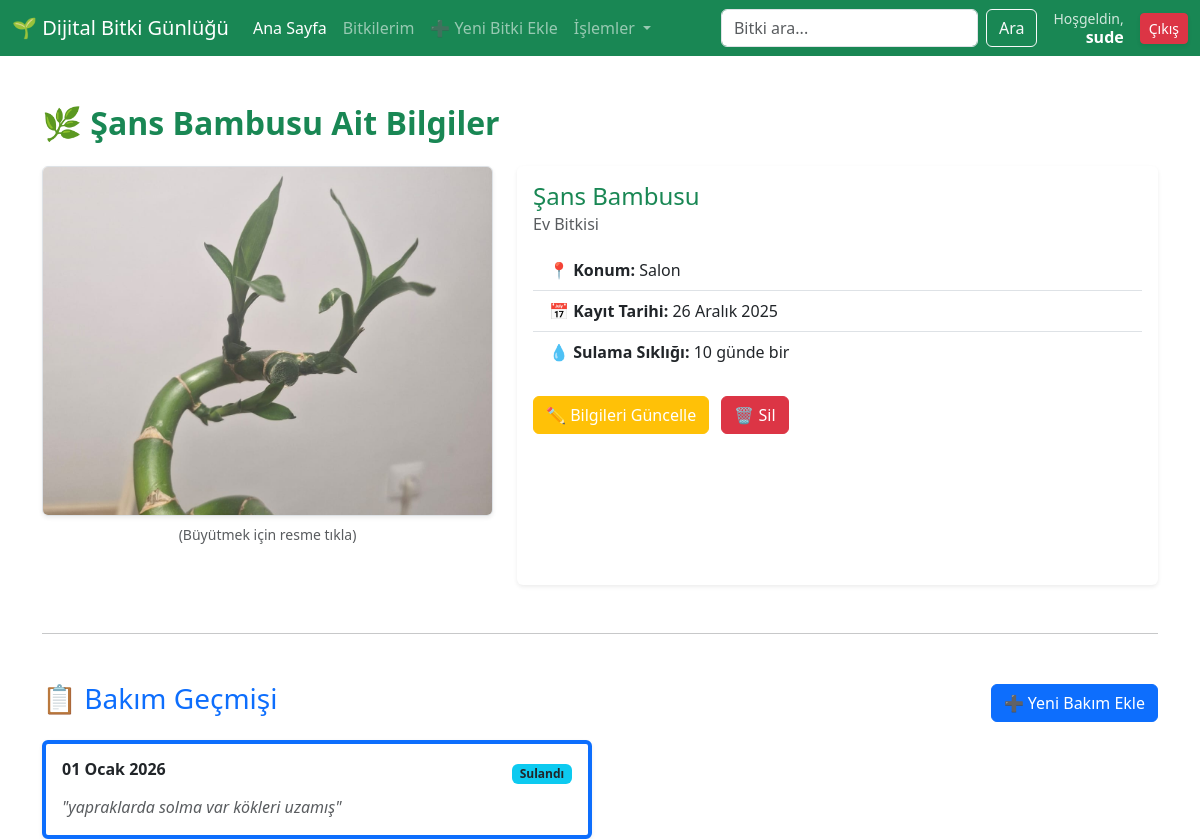
The page /plant/1/detail (signed in) on the database its author committed.
### plants/models.py (models this page shows, shortened)
class Plant(models.Model):
    name= models.CharField(max_length=100, verbose_name="Bitki Adı ")
    species = models.CharField(max_length=100, blank=True, verbose_name="Bitki Türü ")
    added_date = models.DateField(verbose_name="Ekleme Tarihi ", auto_now_add=True)
    photo = models.ImageField(upload_to="plant_photos/", blank=True, null=True, verbose_name="Resim Ekle ")  # Fotoğraf
    location = models.CharField(max_length=100, choices=LOCATION_CHOICES, blank=True, verbose_name="Evdeki Konumu")
    irrigation_frequency = models.PositiveIntegerField(verbose_name="Sulama Sıklığı (Gün)")

class CareLog(models.Model):
    plant = models.ForeignKey(Plant, on_delete=models.CASCADE, related_name="care_logs") #cascade: bitki silinirse tüm bakım kayıtları siliniyo
    date = models.DateField(verbose_name="tarih")  #bakım tarihi
    watered = models.BooleanField(default=False)  #sulandı mı?
    fertilized = models.BooleanField(default=False) #gübrelendi mi?
    notes = models.TextField(blank=True)

### plants/views.py (the view)
# urls.py: path('<int:id>/detail',plant_detail,name='detail'),
def plant_detail(request,id):
    plant=get_object_or_404(Plant, id=id)
    carelogs= plant.care_logs.all()  #ilişkili bakım kayıtlarını al
    return render(request,'plant/detail.html',{'plant':plant,'carelogs':carelogs})

### templates/plant/detail.html (shortened to what this page needs)
{% extends "base.html" %}
{% block body %}
<div class="container mt-4">
    <h2 class="mb-4 text-success fw-bold">
        🌿 {{ plant.name }} Ait Bilgiler
    </h2>
    <div class="row">
        <div class="col-md-5 mb-4">
            {% if plant.photo %}
                <img id="kucukResim"
                     src="{{ plant.photo.url }}"
                     alt="{{ plant.name }}"
                     class="img-fluid rounded shadow-sm border"
                     style="width: 100%; height: 350px; object-fit: cover; cursor: pointer;">
                <p class="text-muted text-center small mt-2">
                    (Büyütmek için resme tıkla)
                </p>
            {% else %}
                <div class="bg-light rounded d-flex align-items-center justify-content-center border" style="height: 350px;">
                    <span class="text-muted fs-5">Resim Yok 🍂</span>
                </div>
            {% endif %}
        </div>
        <div class="col-md-7">
            <div class="card shadow-sm border-0 h-100">
                <div class="card-body">
                    <h4 class="card-title text-success">{{ plant.name }}</h4>
                    <h6 class="card-subtitle mb-3 text-muted">{{ plant.species }}</h6>
                    <ul class="list-group list-group-flush">
                        <li class="list-group-item">
                            <strong>📍 Konum:</strong> {{ plant.get_location_display }}
                        </li>
                        <li class="list-group-item">
                            <strong>📅 Kayıt Tarihi:</strong> {{ plant.added_date }}
                        </li>
                        <li class="list-group-item">
                            <strong>💧 Sulama Sıklığı:</strong> {{ plant.irrigation_frequency }} günde bir
                        </li>
                    </ul>
                    <div class="mt-4">
                        {% if request.user.is_authenticated %}
                            <a href="{% url 'plant:update' plant.id %}" class="btn btn-warning text-white me-2">
                                ✏️ Bilgileri Güncelle
                            </a>
                            <form action="{% url 'plant:delete' plant.id %}" method="POST" class="d-inline">
                                <button type="submit" class="btn btn-danger" onclick="return confirm('Bu bitkiyi silmek istediğine emin misin?')">
                                    🗑️ Sil
                                </button>
                            </form>
                        {% else %}
                            <div class="alert alert-warning">
                                🔒 Düzenleme yapmak için giriş yapmalısın.
                            </div>
                        {% endif %}
                    </div>
                </div>
            </div>
        </div>
    </div>
    <hr class="my-5">
    <div class="d-flex justify-content-between align-items-center mb-3">
        <h3 class="text-primary">📋 Bakım Geçmişi</h3>
        {% if request.user.is_authenticated %}
            <a href="{% url 'plant:carelog_create' plant.id %}" class="btn btn-primary">
                ➕ Yeni Bakım Ekle
            </a>
        {% endif %}
    </div>
    {% if carelogs %}
        <div class="row row-cols-1 row-cols-md-2 g-3">
            {% for log in carelogs %}
            <div class="col">
                <div class="card shadow-sm border-start border-primary border-4">
                    <div class="card-body">
                        <div class="d-flex justify-content-between">
                            <h6 class="fw-bold">{{ log.date }}</h6>
                            <div>
                                {% if log.watered %}
                                    <span class="badge bg-info text-dark">Sulandı</span>
                                {% endif %}
                            </div>
                        </div>
                        {% if log.notes %}
                            <p class="mt-2 mb-0 text-muted fst-italic">"{{ log.notes }}"</p>
                        {% endif %}
                    </div>
                </div>
            </div>
            {% endfor %}
        </div>
    {% else %}
        <div class="alert alert-light border text-center">
            Henüz hiç bakım kaydı girilmemiş.
        </div>
    {% endif %}
</div>
{% endblock %}

### templates/header.html (shortened to what this page needs)
<nav class="navbar navbar-expand-lg navbar-dark bg-success fixed-top">
  <div class="container-fluid">
    <a class="navbar-brand" href="{% url 'home' %}">
        🌱 Dijital Bitki Günlüğü
    </a>
    <div class="collapse navbar-collapse" id="navbarSupportedContent">
      <ul class="navbar-nav me-auto mb-2 mb-lg-0">
        <li class="nav-item">
          <a class="nav-link active" aria-current="page" href="{% url 'home' %}">Ana Sayfa</a>
        </li>
        <li class="nav-item">
          <a class="nav-link" href="{% url 'plant:index' %}">Bitkilerim</a>
        </li>
        {% if request.user.is_authenticated %}
          <li class="nav-item">
            <a class="nav-link" href="{% url 'plant:create' %}">➕ Yeni Bitki Ekle</a>
          </li>
        {% endif %}
        <li class="nav-item dropdown">
          <a class="nav-link dropdown-toggle" href="#" role="button" data-bs-toggle="dropdown">
            İşlemler
          </a>
        </li>
      </ul>
      <div class="d-flex align-items-center">
          <form class="d-flex" role="search" method="GET" action="{% url 'plant:index' %}">
            <input class="form-control me-2" type="search" name="q" placeholder="Bitki ara..." aria-label="Search">
            <button class="btn btn-outline-light" type="submit">Ara</button>
          </form>
          <div class="ms-3 d-flex align-items-center">
             {% if request.user.is_authenticated %}
                <div class="text-white me-3 text-end d-none d-lg-block" style="line-height: 1.2;">
                    <small style="opacity: 0.8;">Hoşgeldin,</small><br>
                    <strong>{{ request.user.username }}</strong>
                </div>
                <a href="/admin/logout/" class="btn btn-danger btn-sm shadow-sm">
                    Çıkış
                </a>
             {% endif %}
          </div>
      </div>
    </div>
  </div>
</nav>

### templates/base.html (style rules this page uses)
body { padding-top: 80px; }

### rows shown on the page
Plant: name "Şans Bambusu", photo (picture), species "Ev Bitkisi", location "Salon", added_date "26 Aralık 2025", irrigation_frequency "10"
CareLog: date "01 Ocak 2026", watered "Sulandı", notes "yapraklarda solma var kökleri uzamış"

### other values the page prints
{{ request.user.username }} "sude"
